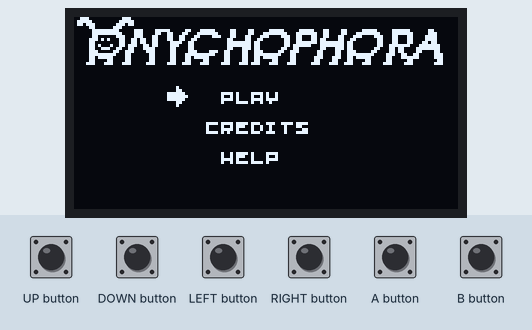
This sketch was run on a simulated Arduboy, built with avr-gcc and run on an emulated ATmega32U4. Parts: 128×64 one-colour display. Inputs (shaded band) come from the test bench. EEPROM starts erased.

Above: at 1.2 s.
1.3 s: A button pressed for 0.15 s
At 2.5 s:
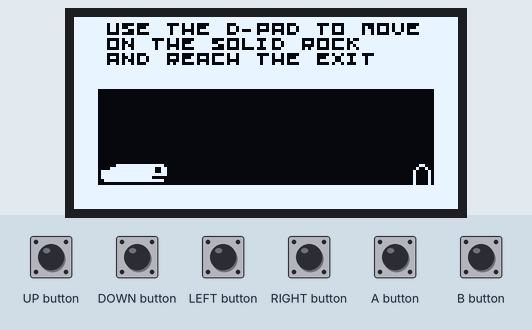
2.9 s: UP button pressed for 0.15 s
At 3.2 s:
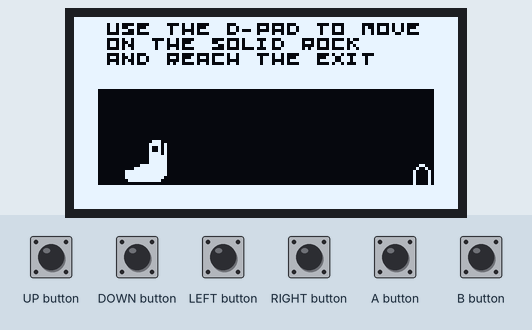
4.5 s: LEFT button pressed for 0.15 s
At 5.2 s:
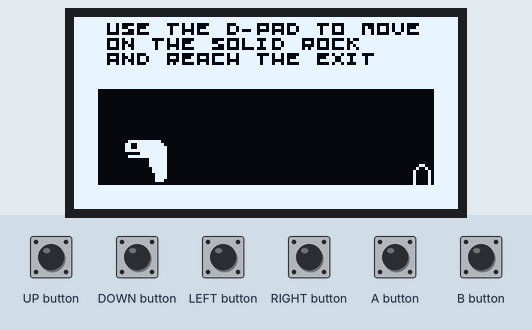
6.1 s: DOWN button pressed for 0.15 s
At 7.2 s:
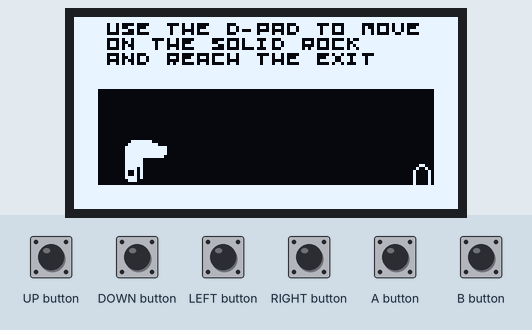
7.7 s: RIGHT button pressed for 0.15 s
At 8.9 s:
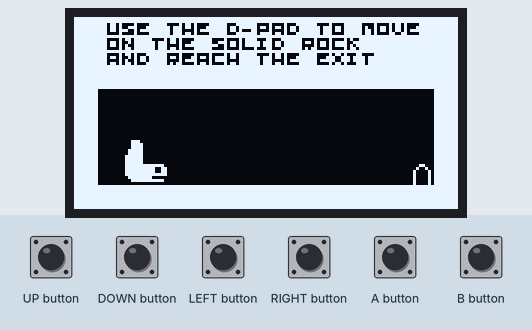
9.3 s: RIGHT button pressed for 1 s
At 9.8 s:
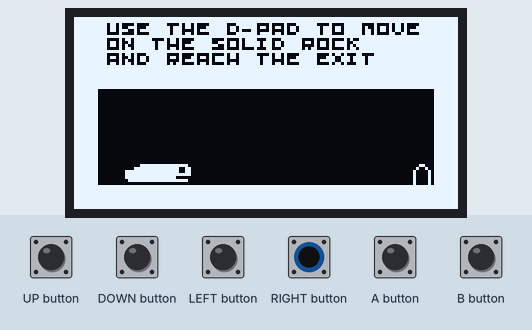
Timing chart, 0 to 12.3 s (numbered marks = the images above; inputs shaded):
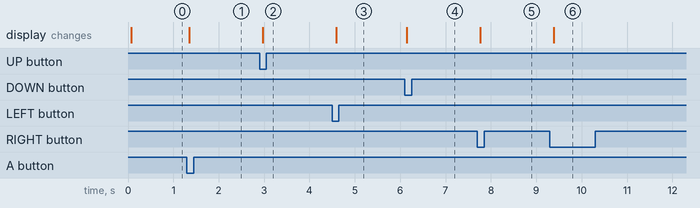

The sketch:

Onychophora.ino
```cpp
#include "Onychophora.hpp"

Onychophora game;

void setup() { game.init(); }

void loop() { game.loop(); }
```

Bitmaps.hpp
```cpp
#pragma once

const unsigned char PROGMEM bmpRock[] = {
    0b11111111, /**/
    0b11111111, /**/
    0b11111111, /**/
    0b11111111, /**/
    0b11111111, /**/
    0b11111111, /**/
    0b11111111, /**/
    0b11111111, /**/
};

const unsigned char PROGMEM bmpSoil[] = {
    0b01010101, /**/
    0b10101010, /**/
    0b01010101, /**/
    0b10101010, /**/
    0b01010101, /**/
    0b10101010, /**/
    0b01010101, /**/
    0b10101010, /**/
};

const unsigned char PROGMEM bmpFood[] = {
    0b00000000, /**/
    0b00010010, /**/
    0b00111110, /**/
    0b00111100, /**/
    0b01111000, /**/
    0b01111000, /**/
    0b01001100, /**/
    0b00000000, /**/
};

const unsigned char PROGMEM bmpGoal[] = {
    0b00000000, /**/
    0b11111000, /**/
    0b00000100, /**/
    0b00000010, /**/
    0b00000010, /**/
    0b00000100, /**/
    0b11111000, /**/
    0b00000000, /**/
};

const unsigned char PROGMEM bmpPoop[] = {
    0b10000000, /**/
    0b11000000, /**/
    0b11110000, /**/
    0b11111100, /**/
    0b11111110, /**/
    0b11101000, /**/
    0b11100000, /**/
    0b10000000, /**/
};

const unsigned char PROGMEM bmpNail[] = {
    0b00000000, /**/
    0b00000000, /**/
    0b10000000, /**/
    0b11100000, /**/
    0b11111110, /**/
    0b11100000, /**/
    0b10000000, /**/
    0b00000000, /**/
};

const unsigned char PROGMEM bmpWormHead[] = {
    /* 0 degrees */
    0b01111110, /**/
    0b01111110, /**/
    0b01011110, /**/
    0b01010010, /**/
    0b01010010, /**/
    0b01011110, /**/
    0b00011100, /**/
    0b00000000, /**/
    /* 90 degrees */
    0b00000000, /**/
    0b11111100, /**/
    0b11100110, /**/
    0b11100110, /**/
    0b11111110, /**/
    0b11000000, /**/
    0b11111100, /**/
    0b00000000, /**/
    /* 180 degrees */
    0b00000000, /**/
    0b00011100, /**/
    0b01011110, /**/
    0b01010010, /**/
    0b01010010, /**/
    0b01011110, /**/
    0b01111110, /**/
    0b01111110, /**/
    /* 270 degrees */
    0b00000000, /**/
    0b00111111, /**/
    0b01100111, /**/
    0b01100111, /**/
    0b01111111, /**/
    0b00000011, /**/
    0b00111111, /**/
    0b00000000, /**/
};

const unsigned char PROGMEM bmpWormBody[] = {
    /* 0 degrees */
    0b01111110, /**/
    0b01111110, /**/
    0b01111110, /**/
    0b01111110, /**/
    0b01111110, /**/
    0b01111110, /**/
    0b01111110, /**/
    0b01111110, /**/
    /* 90 degrees */
    0b00000000, /**/
    0b11111111, /**/
    0b11111111, /**/
    0b11111111, /**/
    0b11111111, /**/
    0b11111111, /**/
    0b11111111, /**/
    0b00000000, /**/
};

const unsigned char PROGMEM bmpWormTail[] = {
    /* 0 degrees */
    0b00000000, /**/
    0b00111000, /**/
    0b01111000, /**/
    0b01111000, /**/
    0b01111100, /**/
    0b01111100, /**/
    0b01111110, /**/
    0b01111110, /**/
    /* 90 degrees */
    0b00000000, /**/
    0b00000011, /**/
    0b00001111, /**/
    0b01111111, /**/
    0b01111111, /**/
    0b01111111, /**/
    0b00111111, /**/
    0b00000000, /**/
    /* 180 degrees */
    0b01111110, /**/
    0b01111110, /**/
    0b01111100, /**/
    0b01111100, /**/
    0b01111000, /**/
    0b01111000, /**/
    0b00111000, /**/
    0b00000000, /**/
    /* 270 degrees */
    0b00000000, /**/
    0b11000000, /**/
    0b11110000, /**/
    0b11111110, /**/
    0b11111110, /**/
    0b11111110, /**/
    0b11111100, /**/
    0b00000000, /**/
};

const unsigned char PROGMEM bmpWormJoin[] = {
    /* 0 degrees */
    0b01111110, /**/
    0b01111111, /**/
    0b01111111, /**/
    0b01111111, /**/
    0b01111111, /**/
    0b00111111, /**/
    0b00011111, /**/
    0b00000000, /**/
    /* 90 degrees */
    0b01111110, /**/
    0b11111110, /**/
    0b11111110, /**/
    0b11111110, /**/
    0b11111110, /**/
    0b11111100, /**/
    0b11111000, /**/
    0b00000000, /**/
    /* 180 degrees */
    0b00000000, /**/
    0b11111000, /**/
    0b11111100, /**/
    0b11111110, /**/
    0b11111110, /**/
    0b11111110, /**/
    0b11111110, /**/
    0b01111110, /**/
    /* 270 degrees */
    0b00000000, /**/
    0b00011111, /**/
    0b00111111, /**/
    0b01111111, /**/
    0b01111111, /**/
    0b01111111, /**/
    0b01111111, /**/
    0b01111110, /**/
};

const unsigned char PROGMEM bmpArrow[] = {
    0b00000000, /**/
    0b00011100, /**/
    0b00011100, /**/
    0b00011100, /**/
    0b01111111, /**/
    0b00111110, /**/
    0b00011100, /**/
    0b00001000, /**/
};

const unsigned char PROGMEM bmpLogo[] = {
    /* Top */
    0b00000000,
    0b00000110,
    0b00000111,
    0b00000011,
    0b00000111,
    0b10001110,
    0b11111100,
    0b11110000,
    0b00110000,
    0b10110000,
    0b00110000,
    0b10110000,
    0b00110000,
    0b00111000,
    0b01111100,
    0b11101110,
    0b11000111,
    0b00000011,
    0b00000111,
    0b10000110,
    0b11110000,
    0b01110000,
    0b11110000,
    0b10000000,
    0b00000000,
    0b00000000,
    0b11000000,
    0b11110000,
    0b00110000,
    0b00010000,
    0b00010000,
    0b11110000,
    0b11100000,
    0b00000000,
    0b00000000,
    0b11000000,
    0b11100000,
    0b00110000,
    0b00010000,
    0b10000000,
    0b11000000,
    0b01100000,
    0b00110000,
    0b00110000,
    0b00110000,
    0b00110000,
    0b01110000,
    0b01100000,
    0b01000000,
    0b00000000,
    0b00000000,
    0b10000000,
    0b11110000,
    0b01110000,
    0b00000000,
    0b00000000,
    0b00000000,
    0b11000000,
    0b11110000,
    0b00110000,
    0b00000000,
    0b10000000,
    0b11000000,
    0b01100000,
    0b01100000,
    0b00110000,
    0b00110000,
    0b00110000,
    0b00110000,
    0b01110000,
    0b11100000,
    0b11000000,
    0b00000000,
    0b00000000,
    0b11100000,
    0b11110000,
    0b00110000,
    0b00110000,
    0b00110000,
    0b11110000,
    0b11100000,
    0b00000000,
    0b10000000,
    0b11110000,
    0b01110000,
    0b00000000,
    0b00000000,
    0b00000000,
    0b11000000,
    0b11110000,
    0b00110000,
    0b00000000,
    0b10000000,
    0b11000000,
    0b01100000,
    0b01100000,
    0b00110000,
    0b00110000,
    0b00110000,
    0b00110000,
    0b01110000,
    0b11100000,
    0b11000000,
    0b00000000,
    0b00000000,
    0b00000000,
    0b11110000,
    0b11110000,
    0b00110000,
    0b00110000,
    0b00110000,
    0b11110000,
    0b11100000,
    0b00000000,
    0b00000000,
    0b00000000,
    0b00000000,
    0b11000000,
    0b11110000,
    0b11110000,
    0b11100000,
    0b00000000,
    0b00000000,
    0b00000000,
    0b00000000,
    0b00000000,
    0b00000000,
    0b00000000,
    /* Bottom */
    0b00000000,
    0b00000000,
    0b00000000,
    0b00000000,
    0b10000000,
    0b11111111,
    0b11111111,
    0b00011000,
    0b00110010,
    0b00110100,
    0b10110100,
    0b11110100,
    0b11110010,
    0b00011000,
    0b00001100,
    0b00000111,
    0b10000011,
    0b11111000,
    0b11111110,
    0b00001111,
    0b00000011,
    0b00000000,
    0b00000001,
    0b00000111,
    0b10001110,
    0b11111100,
    0b11111111,
    0b00000011,
    0b00000000,
    0b00000000,
    0b00000000,
    0b10000000,
    0b11111111,
    0b11111111,
    0b00000011,
    0b00000001,
    0b10000000,
    0b11110000,
    0b11111111,
    0b00011111,
    0b00111000,
    0b00110000,
    0b10110000,
    0b11110000,
    0b11110000,
    0b00011000,
    0b00011000,
    0b00001000,
    0b00000000,
    0b10000000,
    0b11111000,
    0b11111111,
    0b00000111,
    0b00000011,
    0b00000011,
    0b10000011,
    0b11111111,
    0b11111111,
    0b00000111,
    0b10000000,
    0b11111111,
    0b11111111,
    0b00011000,
    0b00110000,
    0b00110000,
    0b10110000,
    0b11110000,
    0b11110000,
    0b00011000,
    0b00001100,
    0b00000111,
    0b10000011,
    0b11111000,
    0b11111110,
    0b00001111,
    0b00000011,
    0b00000011,
    0b00000011,
    0b00000011,
    0b10000001,
    0b11100001,
    0b11111000,
    0b00111111,
    0b00000111,
    0b00000011,
    0b10000011,
    0b11100011,
    0b11111111,
    0b00111111,
    0b00000111,
    0b10000000,
    0b11111111,
    0b11111111,
    0b00011000,
    0b00110000,
    0b00110000,
    0b10110000,
    0b11110000,
    0b11110000,
    0b00011000,
    0b00001100,
    0b00000111,
    0b00000011,
    0b10000000,
    0b11110000,
    0b11111110,
    0b00011111,
    0b00000011,
    0b00001110,
    0b00111110,
    0b10110010,
    0b11100011,
    0b11100001,
    0b00110000,
    0b00111100,
    0b00001110,
    0b00000111,
    0b00000111,
    0b00000110,
    0b00000111,
    0b10111111,
    0b11111110,
    0b11110000,
    0b00000000,
    0b00000000,
    0b00000000,
    0b00000000,
    0b00000000,
};
```

Level.cpp
```cpp
#include "Level.hpp"
#include "Bitmaps.hpp"
#include "Levels.hpp"

void Level::init(uint8_t level) {
  Cell head, body, tail;
  Levels::setupCells(&goal, &head, &body, &tail, level);
  worm.reset(head);
  worm.addPiece(body);
  worm.addPiece(tail);

  Levels::setupTiles(rock, soil, food, poop, nail, level);

  tutorial = Levels::tutorial(level);
  currentLevel = level;
}

void Level::onInput(Direction dir) {
  if (skips == 0) {
    Cell newHead = worm.getHead();

    switch (dir) {
      case Direction::up:
        if (newHead.x == 0) {
          return;
        };
        newHead.x--;
        break;
      case Direction::down:
        if (newHead.x == 7) {
          return;
        };
        newHead.x++;
        break;
      case Direction::left:
        if (newHead.y == 0) {
          return;
        };
        newHead.y--;
        break;
      case Direction::right:
        if (newHead.y == 15) {
          return;
        };
        newHead.y++;
        break;
    }

    updateWorm(newHead);
  }
}

void Level::updateWorm(Cell newHead) {
  if (newHead.intersects(rock)) {
    return;
  }

  bool enlarge = false;
  bool shrink = false;

  if (newHead.intersects(food)) {
    newHead.resetTilemap(food);
    enlarge = true;
  }

  if (newHead.intersects(poop)) {
    newHead.resetTilemap(poop);
    shrink = true;
  }

  worm.moveTo(newHead, enlarge, shrink);

  if (newHead.intersects(soil)) {
    newHead.resetTilemap(soil);
  }
}

void Level::update() {
  if (skips > 0) {
    skips--;
    return;
  }

  uint16_t solids[8];
  for (uint8_t row = 0; row < 8; row++) {
    solids[row] = rock[row] | soil[row] | food[row] | poop[row];
  }

  if (worm.fall(solids)) {
    skips = 2;
    updateWorm(worm.getHead());
    return;
  }

  if (worm.getHead().intersects(goal)) {
    currentLevel++;
    if (currentLevel < Levels::levelsCount) {
      init(currentLevel);
    }
  }

  uint16_t stable[8];
  for (uint8_t row = 0; row < 8; row++) {
    stable[row] = rock[row];
  }

  uint16_t oldStable = 0;
  uint16_t newStable = 1;

  while (newStable != oldStable) {
    oldStable = newStable;
    newStable = 0;
    for (uint8_t row = 0; row < 8; row++) {
      for (uint8_t col = 0; col < 16; col++) {
        if (soil[row] & (1 << (15 - col))) {
          if ((row < 7 && (stable[row + 1] & (1 << (15 - col)))) ||
              (row > 0 && (stable[row - 1] & (1 << (15 - col)))) ||
              (col < 15 && (stable[row] & (1 << (15 - col + 1)))) ||
              (col > 0 && (stable[row] & (1 << (15 - col - 1)))) ||
              (row == 7 || row == 0 || col == 15 || col == 0) /* Borders are safe. */
          ) {
            stable[row] |= (1 << (15 - col));
            newStable++;
          }
        }
      }
    }
  }

  for (uint8_t row = 6; row != 0; row--) {
    for (uint8_t col = 0; col < 16; col++) {
      if ((soil[row] & (1 << (15 - col))) && !(stable[row] & (1 << (15 - col)))) {
        soil[row] &= ~(1 << (15 - col));
        soil[row + 1] |= (1 << (15 - col));
        skips = 2;
      }
    }
  }

  if (skips == 2 && worm.intersects(soil)) {
    skips = 8;
  }

  if (skips == 0 && worm.intersects(soil)) {
    init(currentLevel);
  }

  if (worm.intersects(nail)) {
    init(currentLevel);
  }
}

void Level::render() {
  for (uint8_t row = 0; row < 8; row++) {
    for (uint8_t col = 0; col < 16; col++) {
      if (rock[row] & (1 << (15 - col))) {
        arduboy.drawBitmap(col * 8, row * 8, bmpRock, 8, 8);
      }
      if (soil[row] & (1 << (15 - col))) {
        arduboy.drawBitmap(col * 8, row * 8, bmpSoil, 8, 8);
      }
      if (food[row] & (1 << (15 - col))) {
        arduboy.drawBitmap(col * 8, row * 8, bmpFood, 8, 8);
      }
      if (poop[row] & (1 << (15 - col))) {
        arduboy.drawBitmap(col * 8, row * 8, bmpPoop, 8, 8);
      }
      if (nail[row] & (1 << (15 - col))) {
        arduboy.drawBitmap(col * 8, row * 8, bmpNail, 8, 8);
      }
    }
  }
  worm.render();
  arduboy.drawLine(0, 0, 127, 0);
  arduboy.drawLine(127, 0, 127, 63);
  arduboy.drawLine(127, 63, 0, 63);
  arduboy.drawLine(0, 63, 0, 0);
  arduboy.drawBitmap(goal.y * 8, goal.x * 8, bmpGoal, 8, 8);
  tinyfont.setCursor(2, 2);
  tinyfont.setTextColor(BLACK);
  tinyfont.print((reinterpret_cast<const __FlashStringHelper*>(tutorial)));
  tinyfont.setTextColor(WHITE);
}
```

Level.hpp
```cpp
#pragma once

#include "Utility.hpp"
#include "Worm.hpp"

class Level {
 public:
  Level(Arduboy2& arduboy, Tinyfont& tinyfont)
      : arduboy(arduboy), tinyfont(tinyfont), worm(arduboy) {}

  void init(uint8_t level);

  void update();
  void onInput(Direction dir);
  void render();
  uint8_t getCurrentLevel() { return currentLevel; }

 private:
  void updateWorm(Cell newHead);

  Arduboy2& arduboy;
  Tinyfont& tinyfont;
  Worm worm;

  // 8 rows of 16 elements each
  uint16_t rock[8];
  uint16_t soil[8];
  uint16_t food[8];
  uint16_t poop[8];
  uint16_t nail[8];

  Cell goal;
  const char* tutorial;
  uint8_t currentLevel = 0;
  uint8_t skips = 0;
};
```

Levels.hpp
```cpp
#pragma once
#include "Utility.hpp"

class Levels {
 public:
  /* Convenience functions for reading from PROGMEM */
  const char* tutorial() const;
  const void goal(Cell* res) const;
  const void head(Cell* res) const;
  const void body(Cell* res) const;
  const void tail(Cell* res) const;
  const void rock(uint16_t* res) const;
  const void soil(uint16_t* res) const;
  const void food(uint16_t* res) const;
  const void poop(uint16_t* res) const;
  const void nail(uint16_t* res) const;

  static const char* tutorial(const uint8_t id);
  static const void setupCells(Cell* rGoal,
                               Cell* rHead,
                               Cell* rBody,
                               Cell* rTail,
                               const uint8_t id);
  static const void setupTiles(uint16_t* rRock,
                               uint16_t* rSoil,
                               uint16_t* rFood,
                               uint16_t* rPoop,
                               uint16_t* rNail,
                               const uint8_t id);

  static const uint8_t count() { return levelsCount; }

  const char* _tutorial;
  const uint8_t _goalX;
  const uint8_t _goalY;
  const uint8_t _headX;
  const uint8_t _headY;
  const uint8_t _bodyX;
  const uint8_t _bodyY;
  const uint8_t _tailX;
  const uint8_t _tailY;
  const uint16_t _rock[8];
  const uint16_t _soil[8];
  const uint16_t _food[8];
  const uint16_t _poop[8];
  const uint16_t _nail[8];

  static const uint8_t levelsCount = 16;
};
```

Onychophora.hpp
```cpp
#pragma once

#include "Level.hpp"
#include "Utility.hpp"

class Onychophora {
 public:
  Onychophora()
      : tinyfont(arduboy.sBuffer, Arduboy2::width(), Arduboy2::height()),
        level(arduboy, tinyfont) {}
  void init();
  void loop();

 private:
  void update();
  void render();

 private:
  enum class Menus : uint8_t { main, game, credits, help, over };
  enum class MainSelections : uint8_t { play, credits, help };

  Arduboy2 arduboy;
  Tinyfont tinyfont;
  Level level;
  uint8_t lastLevel = 0;
  Menus currentMenu = Menus::main;
  MainSelections currentMainSelection = MainSelections::play;
};
```

Utility.hpp
```cpp
#pragma once

#include <Arduboy2.h>
#include <Arduboy2Audio.h>
#include <Arduboy2Beep.h>
#include <Arduboy2Core.h>
#include <EEPROM.h>
#include <SPI.h>
#include <Sprites.h>
#include <SpritesB.h>
#include <SpritesCommon.h>
#include "Tinyfont.hpp"

extern "C" {
#include <stdint.h>
}

enum class Direction : uint8_t { left, right, up, down };

class Cell {
 public:
  Cell() : x(0), y(0){};
  Cell(uint8_t x, uint8_t y) : x(x), y(y){};
  uint8_t x;
  uint8_t y;
  void set(uint8_t _x, uint8_t _y) {
    x = _x;
    y = _y;
  }
  bool intersects(Cell& c) { return c.x == x && c.y == y; }
  bool intersects(uint16_t tilemap[8]) { return tilemap[x] & (1 << (15 - y)); }
  void resetTilemap(uint16_t tilemap[8]) { tilemap[x] &= ~(1 << (15 - y)); }
};
```

Worm.hpp
```cpp
#pragma once

#include "Utility.hpp"

/* Class that implements the worm. */
class Worm {
 public:
  Worm(Arduboy2& arduboy) : arduboy(arduboy) {}
  bool moveTo(Cell newHead, bool enlarge, bool shorten);
  void render();
  void addPiece(Cell c);
  void reset(Cell c);
  Cell getHead() { return cells[0]; }
  bool fall(uint16_t solids[8]);
  bool intersects(uint16_t solids[8]);

 private:
  Arduboy2& arduboy;

  /* The body can be at most 16 cells long. First cell is the head. */
  Cell cells[16] = {};
  uint8_t count = 0;

  static const uint8_t R = 0;
  static const uint8_t U = 8;
  static const uint8_t L = 16;
  static const uint8_t D = 24;

  uint8_t extrRotation(uint8_t f, uint8_t l);
  uint8_t joinRotation(uint8_t j);
};
```

Source omitted: Levels.cpp (28466 bytes), Onychophora.cpp (5670 bytes), Tinyfont.cpp (6271 bytes), Tinyfont.hpp (5308 bytes), Worm.cpp (2811 bytes)

Measured:
- after the input at 1.3 s, the display: changes after 0.05 s (image 1)
- after the input at 2.9 s, the display: changes after 0.07 s (image 2)
- after the input at 4.5 s, the display: changes after 0.09 s (image 3)
- after the input at 6.1 s, the display: changes at once (image 4)
- after the input at 7.7 s, the display: changes after 0.06 s (image 5)
- after the input at 9.3 s, the display: changes after 0.08 s (image 6)
